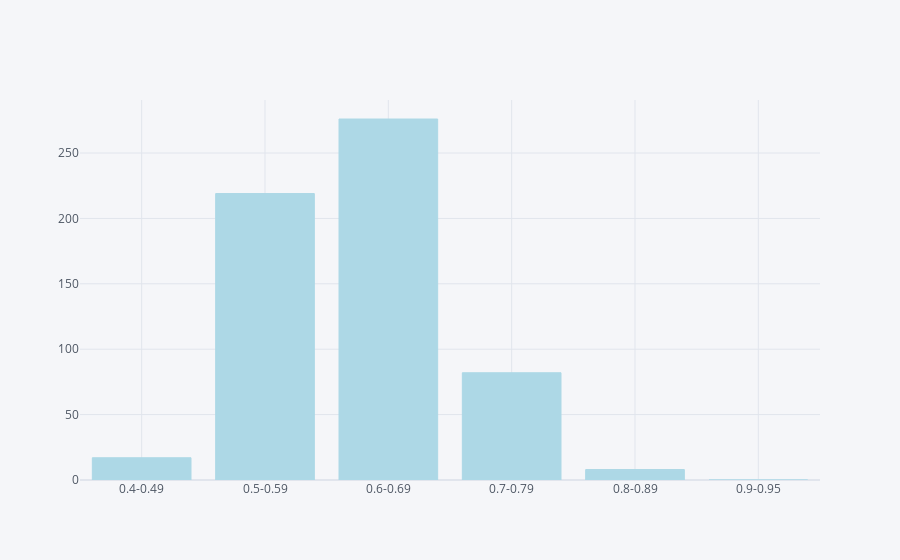

Write notebook code for a chart like this one.
### Code cell
build_bar_two('pff_sack', 'lightblue')

### Figure 1 — Plotly figure (JSON) as saved in the notebook; plotly's stock layout.template omitted (floating-point values rounded to 4 significant figures)
{"data": [{"marker": {"color": "rgba(173, 216, 230, 1)", "line": {"color": "rgba(173, 216, 230, 1.0)", "width": 1}}, "name": "pff_sack", "orientation": "v", "text": "", "type": "bar", "x": ["0.4-0.49", "0.5-0.59", "0.6-0.69", "0.7-0.79", "0.8-0.89", "0.9-0.95"], "y": [17, 219, 276, 82, 8, 0]}], "layout": {"autosize": true, "legend": {"bgcolor": "#F5F6F9", "font": {"color": "#4D5663"}}, "paper_bgcolor": "#F5F6F9", "plot_bgcolor": "#F5F6F9", "title": {"font": {"color": "#4D5663"}}, "xaxis": {"autorange": true, "gridcolor": "#E1E5ED", "range": [-0.5, 5.5], "showgrid": true, "tickfont": {"color": "#4D5663"}, "title": {"font": {"color": "#4D5663"}, "text": ""}, "type": "category", "zerolinecolor": "#E1E5ED"}, "yaxis": {"autorange": true, "gridcolor": "#E1E5ED", "range": [0, 290.5], "showgrid": true, "tickfont": {"color": "#4D5663"}, "title": {"font": {"color": "#4D5663"}, "text": ""}, "type": "linear", "zerolinecolor": "#E1E5ED"}}}
